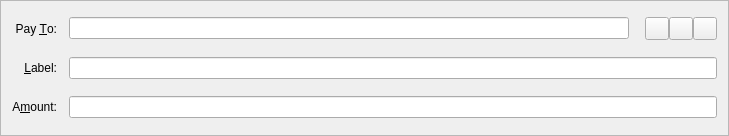
<?xml version="1.0" encoding="UTF-8"?>
<ui version="4.0">
 <class>SendCoinsEntry</class>
 <widget class="QFrame" name="SendCoinsEntry">
  <property name="geometry">
   <rect>
    <x>0</x>
    <y>0</y>
    <width>729</width>
    <height>136</height>
   </rect>
  </property>
  <property name="windowTitle">
   <string>Form</string>
  </property>
  <property name="frameShape">
   <enum>QFrame::StyledPanel</enum>
  </property>
  <property name="frameShadow">
   <enum>QFrame::Sunken</enum>
  </property>
  <layout class="QGridLayout" name="gridLayout">
   <property name="spacing">
    <number>12</number>
   </property>
   <item row="5" column="0">
    <widget class="QLabel" name="label">
     <property name="text">
      <string>A&amp;mount:</string>
     </property>
     <property name="alignment">
      <set>Qt::AlignRight|Qt::AlignTrailing|Qt::AlignVCenter</set>
     </property>
     <property name="buddy">
      <cstring>payAmount</cstring>
     </property>
    </widget>
   </item>
   <item row="3" column="0">
    <widget class="QLabel" name="label_2">
     <property name="text">
      <string>Pay &amp;To:</string>
     </property>
     <property name="alignment">
      <set>Qt::AlignRight|Qt::AlignTrailing|Qt::AlignVCenter</set>
     </property>
     <property name="buddy">
      <cstring>payTo</cstring>
     </property>
    </widget>
   </item>
   <item row="5" column="1">
    <widget class="BitcoinAmountField" name="payAmount"/>
   </item>
   <item row="4" column="1">
    <layout class="QHBoxLayout" name="horizontalLayout_2">
     <property name="spacing">
      <number>0</number>
     </property>
     <item>
      <widget class="QValidatedLineEdit" name="addAsLabel">
       <property name="enabled">
        <bool>true</bool>
       </property>
       <property name="toolTip">
        <string>Enter a label for this address to add it to your address book</string>
       </property>
      </widget>
     </item>
    </layout>
   </item>
   <item row="4" column="0">
    <widget class="QLabel" name="label_4">
     <property name="text">
      <string>&amp;Label:</string>
     </property>
     <property name="alignment">
      <set>Qt::AlignRight|Qt::AlignTrailing|Qt::AlignVCenter</set>
     </property>
     <property name="buddy">
      <cstring>addAsLabel</cstring>
     </property>
    </widget>
   </item>
   <item row="3" column="1">
    <layout class="QHBoxLayout" name="payToLayout">
     <property name="spacing">
      <number>0</number>
     </property>
     <item>
      <widget class="QValidatedLineEdit" name="payTo">
       <property name="toolTip">
        <string>The address to send the payment to  (e.g. 4Zo1ga6xuKuQ7JV7M9rGDoxdbYwV5zgQJ5)</string>
       </property>
       <property name="maxLength">
        <number>34</number>
       </property>
      </widget>
     </item>
     <item>
      <spacer name="horizontalSpacer">
       <property name="orientation">
        <enum>Qt::Horizontal</enum>
       </property>
       <property name="sizeType">
        <enum>QSizePolicy::Fixed</enum>
       </property>
       <property name="sizeHint" stdset="0">
        <size>
         <width>16</width>
         <height>20</height>
        </size>
       </property>
      </spacer>
     </item>
     <item>
      <widget class="QToolButton" name="addressBookButton">
       <property name="toolTip">
        <string>Choose address from address book</string>
       </property>
       <property name="text">
        <string/>
       </property>
       <property name="icon">
        <iconset resource="../bitcoin.qrc">
         <normaloff>:/icons/address-book2</normaloff>:/icons/address-book2</iconset>
       </property>
       <property name="shortcut">
        <string>Alt+A</string>
       </property>
      </widget>
     </item>
     <item>
      <widget class="QToolButton" name="pasteButton">
       <property name="toolTip">
        <string>Paste address from clipboard</string>
       </property>
       <property name="text">
        <string/>
       </property>
       <property name="icon">
        <iconset resource="../bitcoin.qrc">
         <normaloff>:/icons/editpaste</normaloff>:/icons/editpaste</iconset>
       </property>
       <property name="shortcut">
        <string>Alt+P</string>
       </property>
      </widget>
     </item>
     <item>
      <widget class="QToolButton" name="deleteButton">
       <property name="toolTip">
        <string>Remove this recipient</string>
       </property>
       <property name="text">
        <string/>
       </property>
       <property name="icon">
        <iconset resource="../bitcoin.qrc">
         <normaloff>:/icons/remove</normaloff>:/icons/remove</iconset>
       </property>
      </widget>
     </item>
    </layout>
   </item>
  </layout>
 </widget>
 <customwidgets>
  <customwidget>
   <class>QValidatedLineEdit</class>
   <extends>QLineEdit</extends>
   <header>qvalidatedlineedit.h</header>
  </customwidget>
  <customwidget>
   <class>BitcoinAmountField</class>
   <extends>QLineEdit</extends>
   <header>bitcoinamountfield.h</header>
   <container>1</container>
  </customwidget>
 </customwidgets>
 <resources>
  <include location="../bitcoin.qrc"/>
 </resources>
 <connections/>
</ui>
